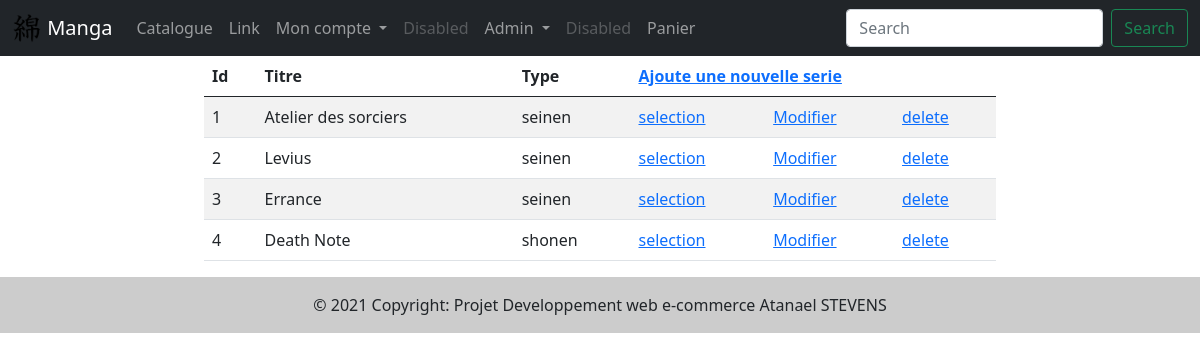
The app's page /projetWeb/adminManga (signed in) with its own data.
### tables this page shows
CREATE TABLE IF NOT EXISTS manga(
    id INTEGER PRIMARY KEY AUTO_INCREMENT,
    titre VARCHAR(255),
    dessinateur VARCHAR(255),
    scenariste VARCHAR(255),
    editeur_oeuvre_origine VARCHAR(255),
    id_categorie INTEGER,
    id_etat INTEGER,
    img TEXT,
    del BOOL,
    FOREIGN KEY (id_categorie)
	REFERENCES  categorie(id) ON UPDATE CASCADE ON DELETE  NO ACTION,
    FOREIGN KEY (id_etat)
	REFERENCES etat(id) ON UPDATE CASCADE ON DELETE NO ACTION
);

CREATE TABLE IF NOT EXISTS categorie(
    id INTEGER PRIMARY KEY AUTO_INCREMENT,
    categorie VARCHAR(255)
);

### model/Connection.php (called while the page is built)
<?php
class Connection {
    public static function getPDO():PDO
    {
         return new PDO(DBDSN,DBUSERNAME,DBPASSWORD,[
            PDO::ATTR_ERRMODE=>PDO::ERRMODE_EXCEPTION
        ]);
    }
}

### model/Sql.php (called while the page is built, shortened)
<?php
abstract class Sql{
    public function __construct(){
        $this->pdo = Connection::getPDO();
    }
}

### model/SqlManga.php (called while the page is built, shortened)
<?php
class SqlManga extends Sql{
    protected $class=Manga::class;
    public function all($genre=0){
    $sql="SELECT i.id,i.titre,i.dessinateur,i.scenariste,c.categorie,i.img
        FROM manga AS i,categorie AS c
        WHERE i.id_categorie=c.id and del=true";
    if($genre!=0){
        $sql.=" and i.id_categorie=:genre";
        $query=$this->pdo->prepare($sql);
        $query->execute(['genre'=>$genre]);
    }else{
        $query=$this->pdo->query($sql);
    }
    $query->setFetchMode(PDO::FETCH_CLASS, $this->class);
    $result= $query->fetchAll();
    return $result;
    }
}

### model/Manga.php (called while the page is built, shortened)
<?php
class Manga
{
    private $id;
    private $titre;
    private $categorie;
    public function getTitreUrl(){
        return  str_replace(" ", "-", $this->titre);
    }
    public function getCategorie()
    {
        return $this->categorie;
    }
    public function getTitre()
    {
        return $this->titre;
    }
    public function getId()
    {
        return $this->id;
    }
}

### view/adminManga.php (the view)
<div class="row">
    <div class="col-sm-2"></div>
    <div class="col-sm-8">
        <table class="table table-striped">
            <thead>
                <tr>
                    <th scope="col">Id</th>
                    <th scope="col">Titre</th>
                    <th scope="col">Type</th>
                    <th  colspan="3"><a href="<?=REQ_TYPE?>/insertManga">Ajoute une nouvelle serie</a></th>
                </tr>
            </thead>
            <tbody>
            <?php foreach($mangas as $manga): ?>
        <tr>
            <td><?= $manga->getId()?></td>
            <td><?= $manga->getTitre()?></td>
            <td><?= $manga->getCategorie()?></td>
            <td><a href="<?=REQ_TYPE?>/<?= $manga->getTitreUrl()?>">selection</a></td>
            <td><a href="<?=REQ_TYPE?>/updateManga/<?=$manga->getTitreUrl()?>">Modifier</a></td>
            <td><a href="<?=REQ_TYPE?>/delete/<?=$manga->getId()?>">delete</a></td>
        </tr>
    <?php endforeach ?>
            </tbody>
        </table>
    </div>
    <div class="col-sm-2"></div>
</div>

### records on screen
manga: id "1", titre "Atelier des sorciers", id_categorie.categorie "seinen"
manga: id "2", titre "Levius", id_categorie.categorie "seinen"
manga: id "3", titre "Errance", id_categorie.categorie "seinen"
manga: id "4", titre "Death Note", id_categorie.categorie "shonen"
